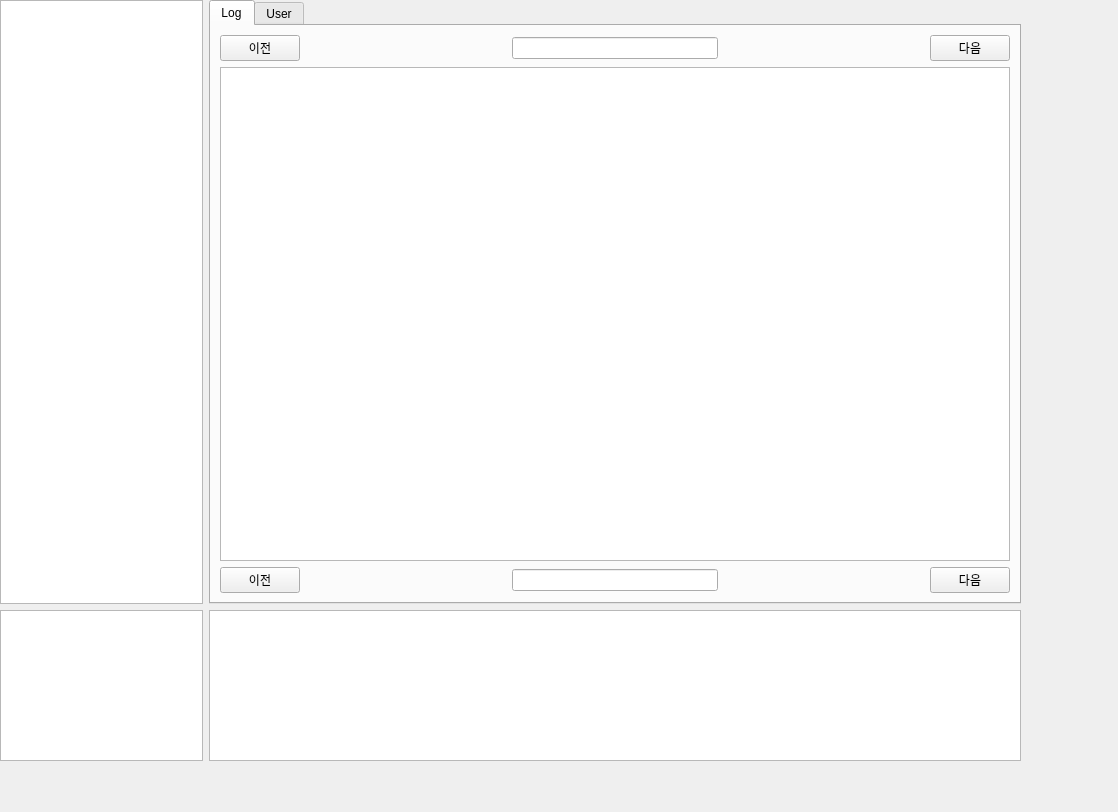
<?xml version="1.0" encoding="UTF-8"?>
<ui version="4.0">
 <class>logMonForm</class>
 <widget class="QWidget" name="logMonForm">
  <property name="geometry">
   <rect>
    <x>0</x>
    <y>0</y>
    <width>1118</width>
    <height>812</height>
   </rect>
  </property>
  <property name="sizePolicy">
   <sizepolicy hsizetype="Preferred" vsizetype="Preferred">
    <horstretch>0</horstretch>
    <verstretch>0</verstretch>
   </sizepolicy>
  </property>
  <property name="windowTitle">
   <string>Form</string>
  </property>
  <widget class="QWidget" name="gridLayoutWidget">
   <property name="geometry">
    <rect>
     <x>0</x>
     <y>0</y>
     <width>1021</width>
     <height>761</height>
    </rect>
   </property>
   <layout class="QGridLayout" name="gridLayout" rowstretch="8,0,2,0" columnstretch="2,8">
    <item row="2" column="1">
     <widget class="QTextEdit" name="logEdit">
      <property name="styleSheet">
       <string notr="true"/>
      </property>
     </widget>
    </item>
    <item row="0" column="0">
     <widget class="QListView" name="msgListView"/>
    </item>
    <item row="0" column="1">
     <widget class="QTabWidget" name="tabWidget">
      <property name="currentIndex">
       <number>0</number>
      </property>
      <widget class="QWidget" name="logTab_2">
       <attribute name="title">
        <string>Log</string>
       </attribute>
       <layout class="QVBoxLayout" name="verticalLayout_3">
        <item>
         <layout class="QHBoxLayout" name="horizontalLayout_3">
          <item>
           <widget class="QPushButton" name="beforeBtn">
            <property name="text">
             <string>이전</string>
            </property>
           </widget>
          </item>
          <item>
           <spacer name="horizontalSpacer_5">
            <property name="orientation">
             <enum>Qt::Horizontal</enum>
            </property>
            <property name="sizeHint" stdset="0">
             <size>
              <width>40</width>
              <height>20</height>
             </size>
            </property>
           </spacer>
          </item>
          <item>
           <widget class="QLineEdit" name="pageEdit">
            <property name="alignment">
             <set>Qt::AlignCenter</set>
            </property>
           </widget>
          </item>
          <item>
           <spacer name="horizontalSpacer_6">
            <property name="orientation">
             <enum>Qt::Horizontal</enum>
            </property>
            <property name="sizeHint" stdset="0">
             <size>
              <width>40</width>
              <height>20</height>
             </size>
            </property>
           </spacer>
          </item>
          <item>
           <widget class="QPushButton" name="nextBtn">
            <property name="text">
             <string>다음</string>
            </property>
           </widget>
          </item>
         </layout>
        </item>
        <item>
         <widget class="QTableView" name="logTableView">
          <property name="editTriggers">
           <set>QAbstractItemView::NoEditTriggers</set>
          </property>
          <property name="alternatingRowColors">
           <bool>true</bool>
          </property>
          <property name="selectionBehavior">
           <enum>QAbstractItemView::SelectRows</enum>
          </property>
          <attribute name="horizontalHeaderDefaultSectionSize">
           <number>50</number>
          </attribute>
          <attribute name="verticalHeaderVisible">
           <bool>false</bool>
          </attribute>
         </widget>
        </item>
        <item>
         <layout class="QHBoxLayout" name="horizontalLayout_4">
          <item>
           <widget class="QPushButton" name="beforeBtn2">
            <property name="text">
             <string>이전</string>
            </property>
           </widget>
          </item>
          <item>
           <spacer name="horizontalSpacer_7">
            <property name="orientation">
             <enum>Qt::Horizontal</enum>
            </property>
            <property name="sizeHint" stdset="0">
             <size>
              <width>40</width>
              <height>20</height>
             </size>
            </property>
           </spacer>
          </item>
          <item>
           <widget class="QLineEdit" name="pageLineEdit_4">
            <property name="alignment">
             <set>Qt::AlignCenter</set>
            </property>
           </widget>
          </item>
          <item>
           <spacer name="horizontalSpacer_8">
            <property name="orientation">
             <enum>Qt::Horizontal</enum>
            </property>
            <property name="sizeHint" stdset="0">
             <size>
              <width>40</width>
              <height>20</height>
             </size>
            </property>
           </spacer>
          </item>
          <item>
           <widget class="QPushButton" name="nextBtn2">
            <property name="text">
             <string>다음</string>
            </property>
           </widget>
          </item>
         </layout>
        </item>
       </layout>
      </widget>
      <widget class="QWidget" name="userTab">
       <attribute name="title">
        <string>User</string>
       </attribute>
       <layout class="QVBoxLayout" name="verticalLayout_2"/>
      </widget>
     </widget>
    </item>
    <item row="2" column="0">
     <layout class="QVBoxLayout" name="verticalLayout">
      <item>
       <widget class="QTextEdit" name="scrapLogEdit"/>
      </item>
     </layout>
    </item>
   </layout>
  </widget>
 </widget>
 <resources/>
 <connections>
  <connection>
   <sender>pageEdit</sender>
   <signal>textChanged(QString)</signal>
   <receiver>pageLineEdit_4</receiver>
   <slot>setText(QString)</slot>
   <hints>
    <hint type="sourcelabel">
     <x>497</x>
     <y>51</y>
    </hint>
    <hint type="destinationlabel">
     <x>514</x>
     <y>727</y>
    </hint>
   </hints>
  </connection>
 </connections>
</ui>
